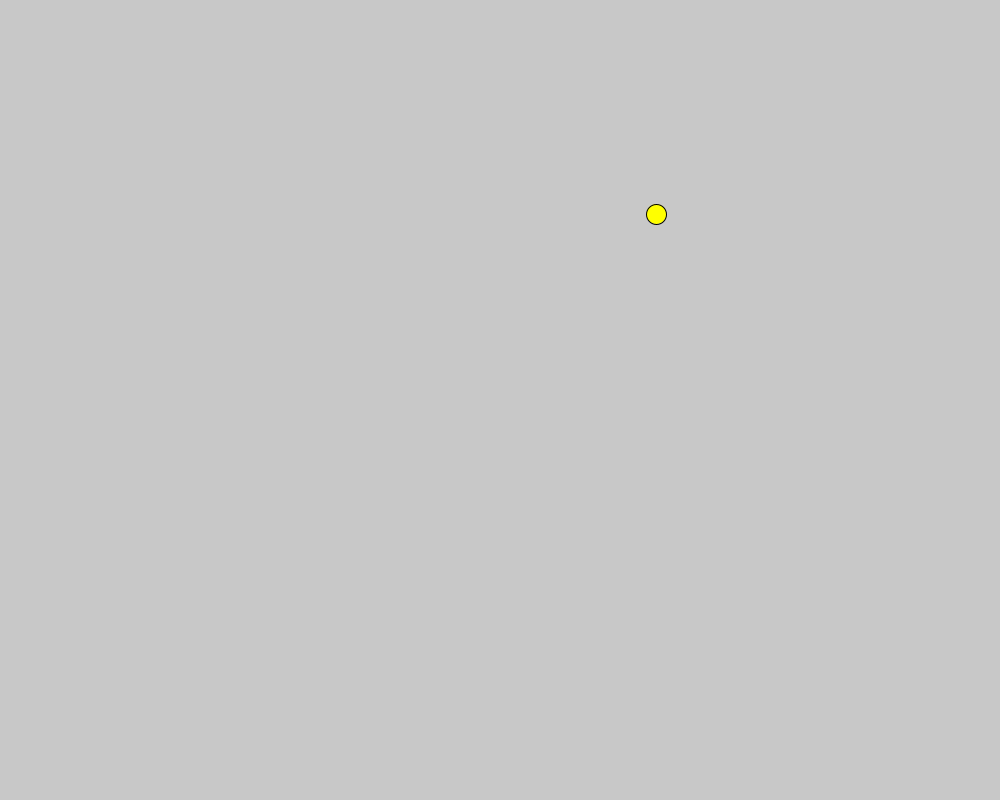
Frame 1 (no input)
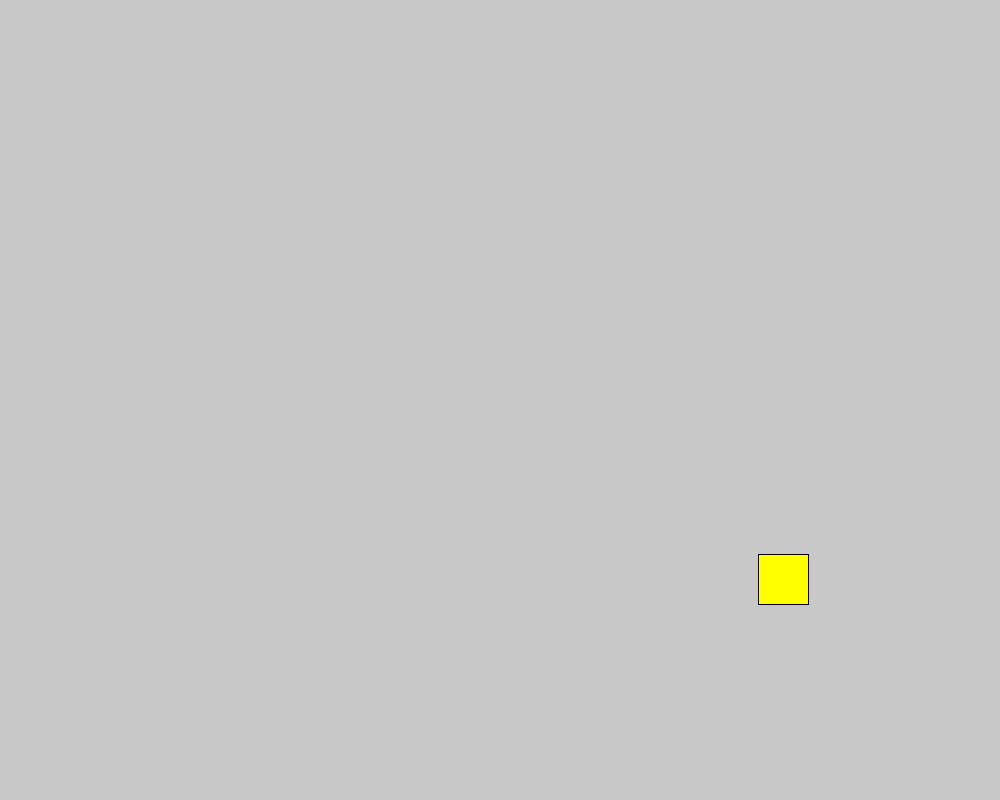
Frame 60 (the mouse pressed at the canvas centre just before this capture)
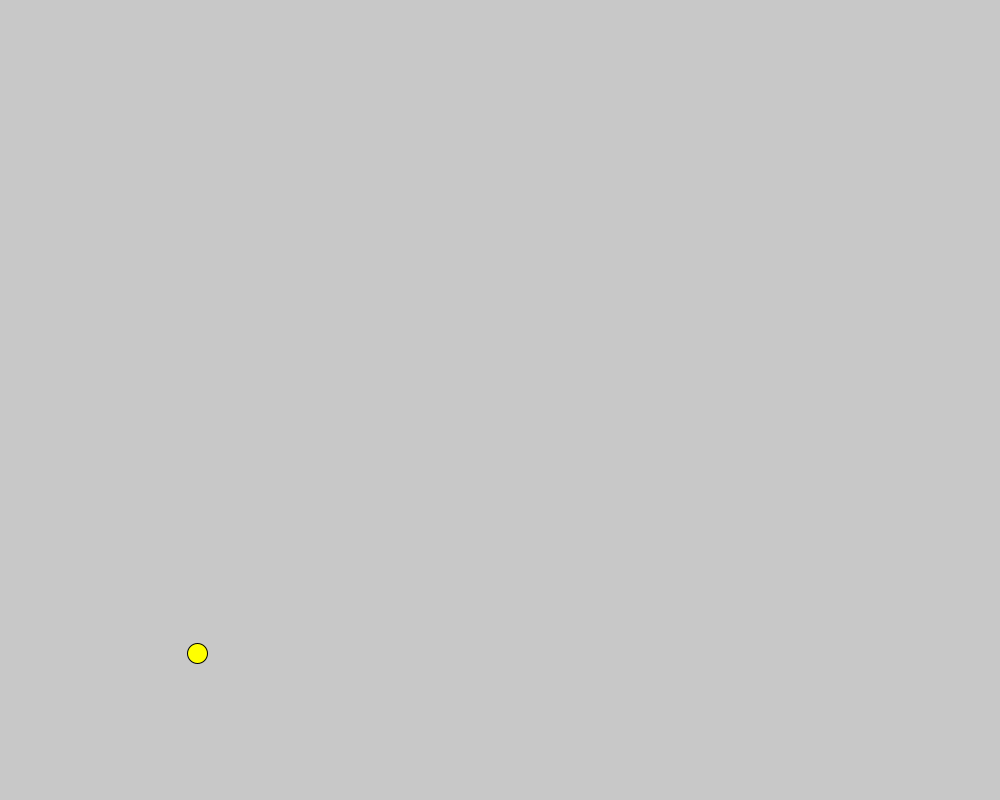
Frame 120 (the mouse held since frame 60 and released just before this capture)

The Processing sketch that drew these frames (run headless with seeded random() and noise(); from frame 60 on, the mouse is pressed at the canvas centre):

// Processing sketch: Cirle_and_rect_homework
// ── Cirle_and_rect_homework.pde
Shapes circle;
 boolean recta = false;
void setup() {
  size(1000, 800);
  circle = new Shapes(random(width), random(height), random(5, 10), random(5, 10), 50);
}

void draw() {
  background(200);

  circle.move();
  if(recta){
  circle.displayrect();
}
  else {
  circle.displaycircle();}

 }

// ── Circle_class.pde
class Shapes {
  float x;
  float y;
  float xSpeed;
  float ySpeed;
  float r = 20;
  int hw;
 

 Shapes(float x, float y, float xSpeed, float ySpeed, float r) {
    this.x = x;
    this.y = y;
    this.xSpeed = xSpeed;
    this.ySpeed = ySpeed;
    this.r = r;
  }
 
 Shapes(float x, float y, float xSpeed, float ySpeed, int hw){
    this.x = x;
    this.y = y;
    this.xSpeed = xSpeed;
    this.ySpeed = ySpeed;
    this.hw = hw;
 }
    
  void move() {
    x += xSpeed;
    if (x < 0 || x > width) {
      recta = !recta;
      xSpeed *= -1;
    }
    
    y += ySpeed;
    if (y < 0 || y > height) {
      recta = !recta;
      ySpeed *= -1;
    }
  }
  
  void displaycircle(){
    fill(#FFFF00);
   ellipse(x, y, r, r); 
  }
  
  void displayrect(){
    fill(#FFFF00);
    rectMode(CENTER);
  rect(x, y, hw, hw);
}
}
